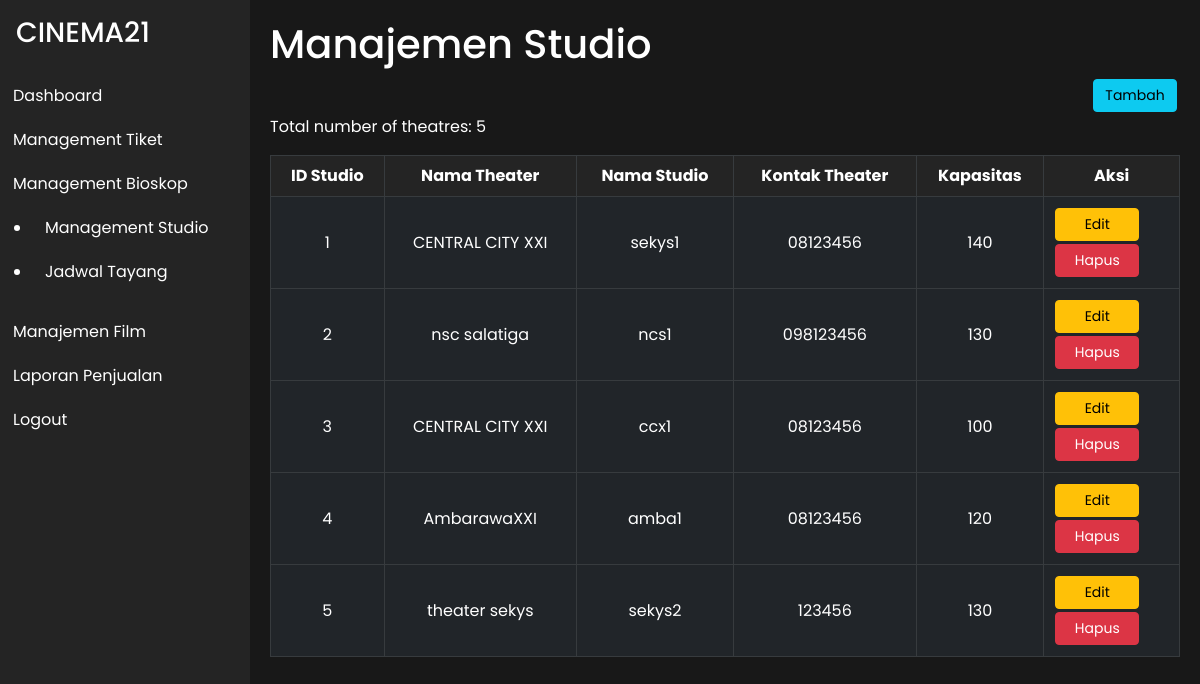
/Admin/studio.php, run on the app's committed database.
### tables this page shows
CREATE TABLE `studio` (
  `id_studio` int(11) NOT NULL,
  `id_theatres` int(11) NOT NULL,
  `nama_studio` varchar(255) NOT NULL,
  `kapasitas` int(11) NOT NULL
);

CREATE TABLE `theatres` (
  `id` int(11) NOT NULL,
  `name` varchar(255) NOT NULL,
  `location` varchar(255) DEFAULT NULL,
  `contact` varchar(100) DEFAULT NULL,
  `created_at` timestamp NOT NULL DEFAULT current_timestamp(),
  `updated_at` timestamp NOT NULL DEFAULT current_timestamp() ON UPDATE current_timestamp(),
  `kapasitas` int(11) DEFAULT NULL
);

### Admin/studio.php (the view, shortened to what this page needs)
<?php
include "../koneksi.php";
$query = "SELECT
            studio.id_studio,
            theatres.name AS theatre_name,
            studio.nama_studio,
            theatres.contact,
            studio.kapasitas
          FROM studio
          INNER JOIN theatres ON studio.id_theatres = theatres.id;";
$result = $db->query($query);
?>
<!DOCTYPE html>
<html lang="en">
<head>
    <link rel="stylesheet" href="https://cdnjs.cloudflare.com/ajax/libs/bootstrap/5.3.0/css/bootstrap.min.css">
    <link rel="stylesheet" href="admin.css">
</head>
<body>
    <div class="d-flex">
        <div class="sidebar">
            <h3 class="p-3">CINEMA21</h3>
            <a href="halamanAdmin.php">Dashboard</a>
            <a href="management_ticket.php">Management Tiket</a>
            <a href="managementTheater.php">Management Bioskop</a>
            <ul>
                <li><a href="#">Management Studio</a></li>
                <li><a href="#">Jadwal Tayang</a></li>
            </ul>
            <a href="gudangdatafilm.php">Manajemen Film</a>
            <a href="LaporanPenjualan.php">Laporan Penjualan</a>
            <a href="logout.php">Logout</a>
        </div>
        <div class="content">
            <div class="table-responsive w-100">
                <table class="table table-dark table-bordered w-100">
                    <h1>Manajemen Studio</h1>
                    <div class="btn-tambah">
                        <button class="btn btn-info btn-sm" onclick="window.location.href='tambahstudio.php'">Tambah</button>
                    </div>
                    <p>Total number of theatres: <?= $result->num_rows; ?></p>
                    <thead>
                        <tr>
                            <th>ID Studio</th>
                            <th>Nama Theater</th>
                            <th>Nama Studio</th>
                            <th>Kontak Theater</th>
                            <th>Kapasitas</th>
                            <th>Aksi</th>
                        </tr>
                    </thead>
                    <tbody>
                        <?php while ($row = $result->fetch_assoc()): ?>
                            <tr>
                                <td><?= htmlspecialchars($row['id_studio']) ?></td>
                                <td><?= htmlspecialchars($row['theatre_name']) ?></td>
                                <td><?= htmlspecialchars($row['nama_studio']) ?></td>
                                <td><?= htmlspecialchars($row['contact']) ?></td>
                                <td><?= htmlspecialchars($row['kapasitas']) ?></td>
                                <td>
                                <button class="btn btn-warning btn-sm" onclick="window.location.href='editstudio.php?id=<?= $row['id_studio'] ?>'">Edit</button>
                                    <button class="btn btn-danger btn-sm" onclick="deleteTheatre(<?= $row['id_studio'] ?>)">Hapus</button>
                                </td>
                            </tr>
                        <?php endwhile; ?>
                    </tbody>
                </table>
            </div>
        </div>
    </div>
</body>
</html>

### Admin/admin.css (style rules this page uses)
* { font-family: 'Poppins', sans-serif; }
body { background-color: #181818; color: white; }
.sidebar { min-height: 100vh; background-color: #242424; position: fixed; width: 250px; }
.sidebar a { color: white; display: block; padding: 10px; text-decoration: none; border-left: 3px solid transparent; }
.sidebar h3 { color: white; }

### Admin/studio.php (style rules this page uses)
.content { width: 100vw; margin-left: 250px; padding: 20px; }
.table th, .table td { vertical-align: middle; text-align: center; }
.btn { padding: 5px 10px; width:7vw; display: flex; align-items: center; justify-content: center; text-align: center; margin: 3px; }
.table th { background-color: #242424; }
.btn-tambah { display: flex; width: 100%; align-items: end; justify-content: end; }

### data on the page
studio: id_studio "1", id_theatres.name "CENTRAL CITY XXI", nama_studio "sekys1", id_theatres.contact "08123456", kapasitas "140"
studio: id_studio "2", id_theatres.name "nsc salatiga", nama_studio "ncs1", id_theatres.contact "098123456", kapasitas "130"
studio: id_studio "3", id_theatres.name "CENTRAL CITY XXI", nama_studio "ccx1", id_theatres.contact "08123456", kapasitas "100"
studio: id_studio "4", id_theatres.name "AmbarawaXXI", nama_studio "amba1", id_theatres.contact "08123456", kapasitas "120"
studio: id_studio "5", id_theatres.name "theater sekys", nama_studio "sekys2", id_theatres.contact "123456", kapasitas "130"

### other printed values
$result->num_rows "5"
